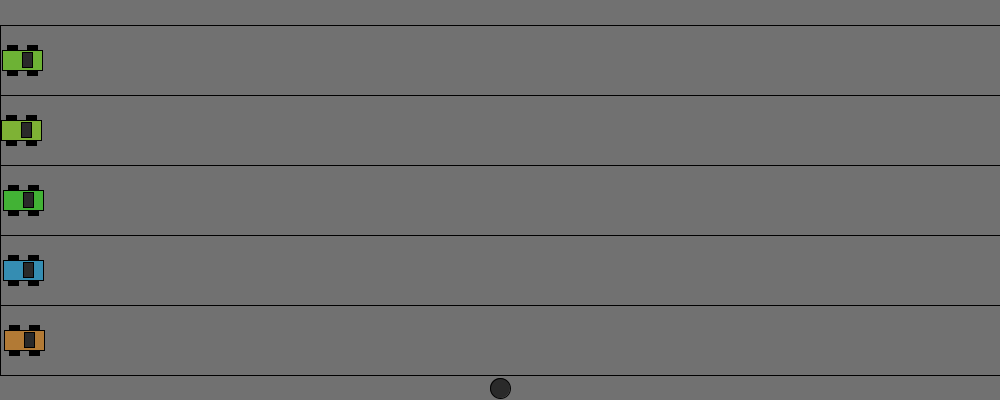
Frame 1 (no input)
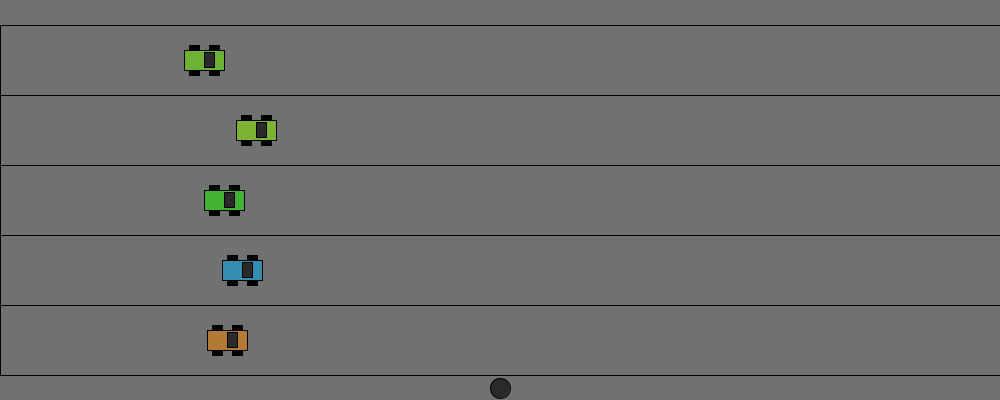
Frame 60 (the mouse pressed at the canvas centre just before this capture)
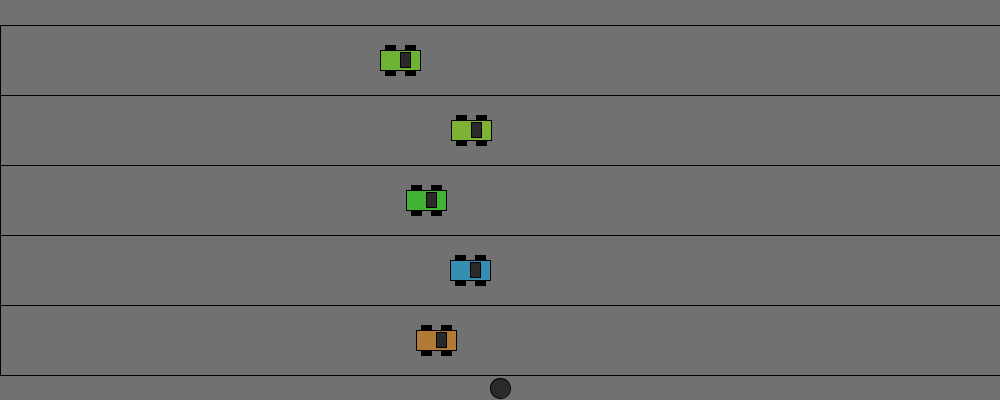
Frame 120 (the mouse held since frame 60 and released just before this capture)

The Processing sketch that drew these frames (run headless with seeded random() and noise(); from frame 60 on, the mouse is pressed at the canvas centre):

// Processing sketch: Corrida_de_carros_JOMAR
// ── Corrida_de_carros_JOMAR.pde
int[][] V = new int[5][4];

final int numCars = 5;

int characterY;

boolean gameOver;
boolean lost;

void setup() {
  size(1000, 400);
  noStroke();

  characterY = height - 12;
  gameOver = false;
  lost = false;

  colorMode(HSB, 360, 100, 100);

  setupArray();

  drawLanes();
  for (int i = 0; i < V.length; i++) {
    drawCar(V[i][0], V[i][1], V[i][3]);
  }
  drawCharacter(characterY);
}

void draw() {
  background(160);
  drawLanes();

  if (!gameOver) {
    for (int i = 0; i < V.length; i++) {
      // Speed is already changing
      V[i][2] = int(random(1, 7));
      if (V[i][0] > width) {
        V[i][0] = 0;

        // Changing color
        V[i][3] = int(random(361));
      } else {
        V[i][0] += V[i][2];
      }
      drawCar(V[i][0], V[i][1], V[i][3]);

      // Collision detection
      if (checkCollision(V[i][0], V[i][1], characterY)) {
        gameOver = true;
        lost = true;
      }
    }
    if (characterY - 10 <= 0) {
      gameOver = true;
      lost = false;
    } else {
      drawCharacter(characterY);
    }
  } else {
    background(160);

    fill(0);
    textSize(40);
    textAlign(CENTER, CENTER);
    if (lost) {
      text("GAME OVER!", width/2, height/2);
    } else {
      text("YOU WON!", width/2, height/2);
    }
  }
}

void drawCharacter(int y) {
  circle(width/2, y, 20);
}

void drawCar(int x, int y, int hue) {
  fill(0);
  rect(x + 5, y - 5, 10, 5);
  rect(x + 5, y + 20, 10, 5);
  rect(x + 25, y - 5, 10, 5);
  rect(x + 25, y + 20, 10, 5);

  fill(hue, 70, 70);
  rect(x, y, 40, 20);

  fill(60);
  rect(x + 20, y + 2.5, 10, 15);
}

void drawLanes() {
  for (int i = 0; i * 80 < height; i++) {
    fill(160);
    stroke(1);
    // 5 cars
    // (400 - 2 * 25)/5 = 70
    rect(0, i * 70 + 25, width, 70);
  }
}

void setupArray() {
  // initially, all x = 0, y = (i + 1) * 80 - 50, v = random, h = random
  // car heights: 50 (25 + 70/2 - 20/2), 120, 190, 260, 330
  for (int i = 0; i < V.length; i++) {
    V[i][0] = 0;
    V[i][1] = (i + 1) * 70 - 20;
    V[i][2] = int(random(1, 5));
    V[i][3] = int(random(361));
  }
}

void keyPressed() {
  if (!gameOver) {
    if (characterY - 10 >= 0 && characterY + 10 < height && keyCode == UP) {
      characterY -= 10;
    }
    if (characterY >= 0 && characterY + 20 < height && keyCode == DOWN) {
      characterY += 10;
    }
  }
}

boolean checkCollision(int carX, int carY, int charY) {
  int carLeft = carX;
  int carRight = carX + 40;
  int carTop = carY;
  int carBottom = carY + 20;

  int charLeft = width / 2 - 10;
  int charRight = width / 2 + 10;
  int charTop = charY - 10;
  int charBottom = charY + 10;

  if (carRight >= charLeft && carLeft <= charRight && carBottom >= charTop && carTop <= charBottom) {
    return true;
  }

  return false;
}
